Frame 1 (no input): blank canvas, image omitted
Frame 60 (the mouse pressed at the canvas centre just before this capture): blank canvas, image omitted
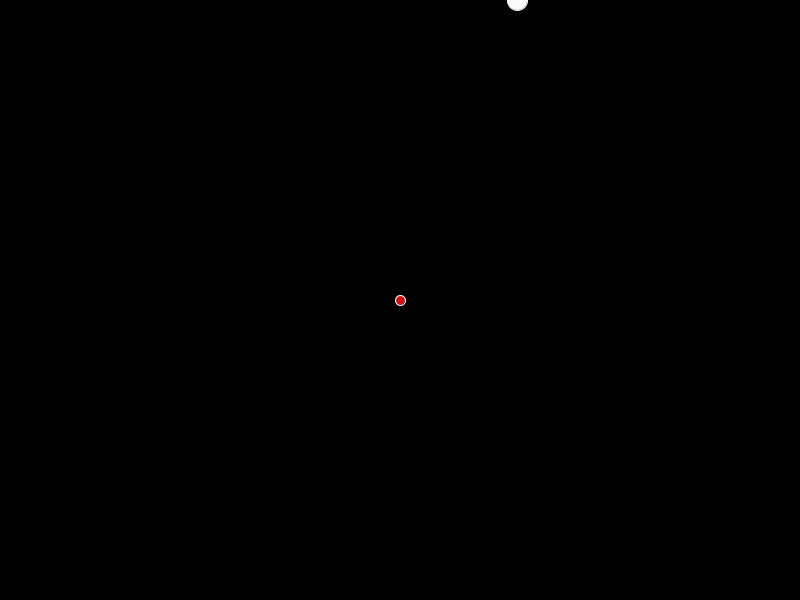
Frame 120 (the mouse held since frame 60 and released just before this capture)

The Processing sketch whose frames 1 and 60 were blank and that drew this single picture after the mouse press (run headless with seeded random() and noise(); from frame 60 on, the mouse is pressed at the canvas centre):

// Processing sketch: dropBall
// ── dropBall.pde
Ball[] balls = new Ball[1];
Platform[] blocks = new Platform[100];
int total = 0;
float x;
float y;
float speed;
boolean gravity = false;
float g = .1; //gravity value
float size = 20;
float airResistance = .995; //resistance on ball (ball bounces lower and lower each time)
float mX = -100; //sets first circle to start of screen
float mY = -100;
boolean start = false; //initializes the game
boolean endLine = false;

void setup() {
  size(800, 600);
  background(0);
  for (int i = 0; i<balls.length; i++) {
    y = 0;
    x = random(0, width);
    balls[i] = new Ball(x, y, airResistance, size);
  }
  for (int i = 0; i<blocks.length; i++) {
    blocks[i] = new Platform(0, 0, 0, 0);
  }
}

void draw() {
  background(0);
  for (int i = 0; i<balls.length; i++) {
    if (gravity) {
      balls[i].move();
    }
    balls[i].show();
  }
  stroke(250);
  fill(#D11111);
  ellipse(mouseX, mouseY, 10, 10);
  ellipse(mX, mY, 10, 10);
  if (start) {
    line(mX, mY, mouseX, mouseY);
    if (total < blocks.length && endLine) {
      blocks[total] = new Platform(mX, mY, mouseX, mouseY);
      total++;
      endLine = false;
    }
  }
  for (int i = 0; i<total; i++) {
    blocks[i].show();
  }
}

void mousePressed() {
  if (mouseButton == LEFT) {
    start = true;
    mX = mouseX;
    mY = mouseY;
  }
  if(mouseButton == RIGHT){
    endLine = true;
  }
}

void keyPressed() {
  if (key == 'g') {
    gravity = !gravity;
  }
  if (key == 'e') {
    endLine = true;
  }
}

// ── Ball.pde
class Ball {
  float x;
  float y;
  float dX;
  float dY;
  float r;
  boolean l;
  float size;
  
  Ball(float x, float y, float r, float size) {
    this.x = x;
    this.y = y;
    this.r = r;
    this.size = size;
    dX = 0;
    dY = 1;
  }

  void move() {
    dY += g;
    dY *= r;
    y = y + dY;
    x = x + dX;
    if(y + size/2>= height){
      dY *= -1;
      y -= 1;
    }
    if(x + size >= width){
      dX = -dX;
    }
    if(x + size <= 0){
      dX = -dX;
    }
  }
  
  void update(){
    
  }

  void show() {
    fill(250);
    ellipse(x, y, size, size);
  }
}

// ── Platform.pde
class Platform {
  float x;
  float y;
  int x1;
  int y1;

  Platform(float x, float y, int x1, int y1) {
    this.x = x;
    this.y = y;
    this.x1 = x1;
    this.y1 = y1;
  }

  void show() {
    stroke(250);
    line(x, y, x1, y1);
  }
}
